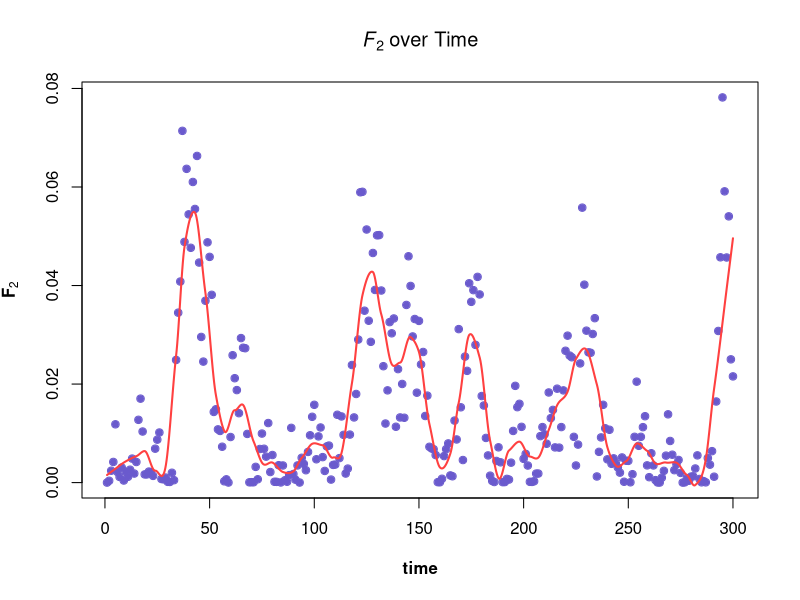
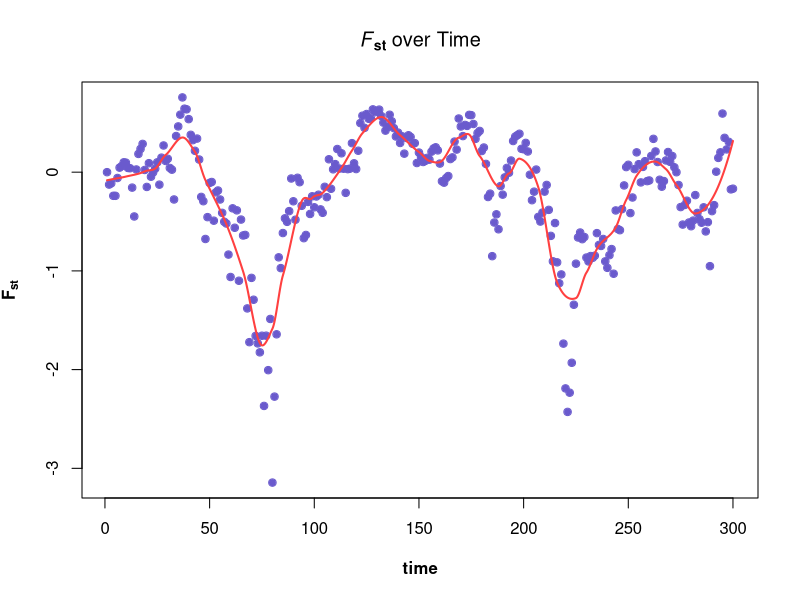
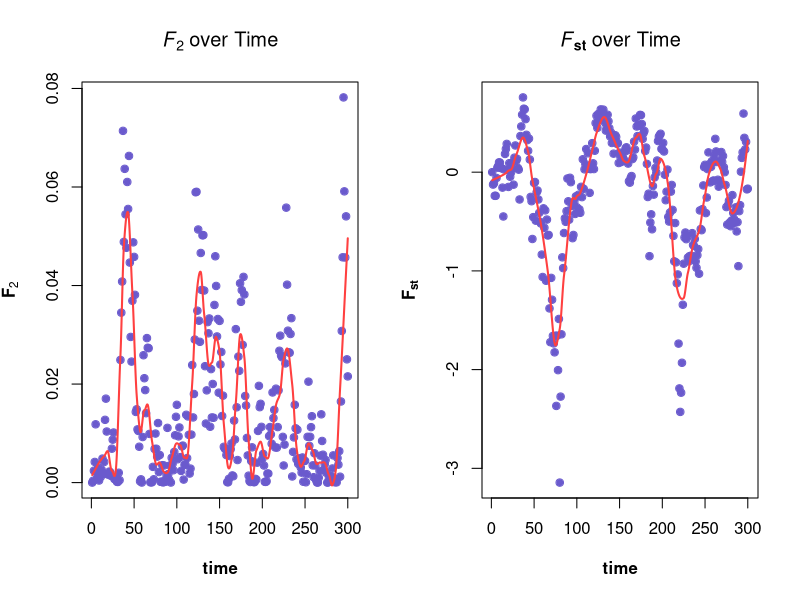

Write the R code that produced these figures, in order.

# F2_simulation <- function(N, a1, b1, m12, m21, p0, num_generations) {
#   # 初始化等位基因频率
#   p_i <- matrix(rep(p0, 2 * num_generations), nrow = 2)
#   
#   for (t in 1:(num_generations - 1)) {
#     # 使用Wright-Fisher模型
#     Z_i <- rbinom(2, 2 * N, p_i[, t])
#     
#     # 考虑突变和迁移后的等位基因频率
#     p1_next <- (1 - m12) * ((1 - a1) * Z_i[1] / (2 * N) + b1 * (1 - Z_i[1] / (2 * N))) + 
#       m21 * ((1 - a1) * Z_i[2] / (2 * N) + b1 * (1 - Z_i[2] / (2 * N)))
#     p2_next <- m12 * ((1 - a1) * Z_i[1] / (2 * N) + b1 * (1 - Z_i[1] / (2 * N))) + 
#       (1 - m21) * ((1 - a1) * Z_i[2] / (2 * N) + b1 * (1 - Z_i[2] / (2 * N)))
#     
#     # 更新频率
#     p_i[1, t + 1] <- p1_next
#     p_i[2, t + 1] <- p2_next
#   }
#   
#   return(p_i)
# }
# 
# # 使用该函数的示例
# N <- 50  # 种群尺寸
# a1 <- 0.01  # A突变为a的概率
# b1 <- 0.02  # a突变为A的概率
# m12 <- 0.05  # 种群1到种群2的迁移率
# m21 <- 0.05  # 种群2到种群1的迁移率
# p0 <- 0.60  # 初始等位基因频率
# num_generations <- 300  # 模拟的代数
# 
# # 调用函数
# set.seed(1)
# F2_matrix <- F2_simulation(N, a1, b1, m12, m21, p0, num_generations)
# 
# 
# population_1_F2 <- as.data.frame(t(F2_matrix)[,1])
# population_1_F2$time <- 1:300 
# colnames(population_1_F2) <-c("P(A)","time")
# p0 <- population_1_F2[population_1_F2$time == 2, 1]
# population_1_F2$F2 <- (population_1_F2[, 1] - p0) ^ 2
# 
# # 应用Loess平滑拟合
# loess_fit <- loess(F2 ~ time, data = population_1_F2, span = 0.1)  # span 控制拟合的平滑程度
# # 预测并绘制拟合曲线
# t_vals <- seq(min(population_1_F2$time), max(population_1_F2$time), length.out = 1000)
# preds <- predict(loess_fit, newdata = data.frame(time = t_vals))
# 
# # 绘制单个散点图
# plot(population_1_F2$time, population_1_F2$F2,
#      col = "slateblue",   # 外环颜色
#      pch = 21,            # 空心点类型
#      xlab = "time", 
#      ylab = "F-2", 
#      main = "F-2-statistic over time",
#      font.lab = 2
# )
# # 添加内填充的点
# points(population_1_F2$time, population_1_F2$F2,
#        col = "slateblue",   # 内填充颜色，这是一个浅蓝色
#        pch = 21,
#        bg = "slateblue",    # bg参数设置背景填充颜色
#        cex = 0.8)         # cex参数使内部点比外部点小
# lines(t_vals, preds, col = "brown1", lwd = 2)

#扩展到K个亚种群

F_simulation <- function(N, K, a1, b1, m_ij, p0, num_generations) {
  # 确保迁移率矩阵是 K x K 的
  if(dim(m_ij)[1] != K || dim(m_ij)[2] != K) {
    stop("The migration matrix m_ij must be a K x K matrix.")
  }
  # 初始化等位基因频率
  p_i <- matrix(rep(p0, K * num_generations), nrow = K)
  
  for (t in 1:(num_generations - 1)) {
    # 使用Wright-Fisher模型
    Z_i <- rbinom(K, 2 * N, p_i[, t])
    
    # 考虑突变和迁移后的等位基因频率
    for (i in 1:K) {
      migrant_freq <- 0
      for (j in 1:K) {
        migrant_freq <- migrant_freq + m_ij[i, j] * ((1 - a1) * Z_i[j] / (2 * N) + b1 * (1 - Z_i[j] / (2 * N)))
      }
      p_i[i, t + 1] <- migrant_freq
    }
  }
  
  return(p_i)
}


N <- 50  # 种群尺寸
a1 <- 0.01  # A突变为a的概率
b1 <- 0.02  # a突变为A的概率

# 迁移率矩阵的初始化，4个种群
m_ij <- matrix(0, nrow = 4, ncol = 4)

# 假设其他迁移率为非零值，这里用示例值填充
# 您需要根据实际情况调整这些值
m_ij[1, 3] <- 0.03  # 从种群3到种群1的迁移率
m_ij[1, 4] <- 0.02  # 从种群4到种群1的迁移率
m_ij[2, 3] <- 0.02  # 从种群3到种群2的迁移率
m_ij[2, 4] <- 0.03  # 从种群4到种群2的迁移率
m_ij[3, 1] <- m_ij[3, 2] <- m_ij[3, 4] <- m_ij[4, 1] <- m_ij[4, 2] <- m_ij[4, 3] <- 0.05
m_ij[3, 3] <- m_ij[4, 4] <- 0.85
m_ij[1, 1] <- m_ij[2, 2] <- 0.95

p0 <- 0.6  # 初始等位基因频率
num_generations <- 300  # 模拟的代数


set.seed(1)
# 调用函数
F_matrix <- F_simulation(N, 4, a1, b1, m_ij, p0, num_generations)
#write.csv(F_matrix, file = "path/F_matrix.csv", row.names = FALSE)

population_1_2 <- as.data.frame(t(F_matrix)[,1:2])
population_1_2$time <- 1:num_generations 
colnames(population_1_2) <-c("P(A1)","P(A2)","time")
population_1_2$Population1_F2 <- (population_1_2[, 1] - p0) ^ 2
population_1_2$Population2_F2 <- (population_1_2[, 2] - p0) ^ 2
population_1_2$Fst <- (population_1_2[, 1] - population_1_2[, 2]) / (1 - population_1_2[, 2])

# 应用Loess平滑拟合
loess_fit <- loess(Population1_F2 ~ time, data = population_1_2, span = 0.1)  # span 控制拟合的平滑程度
# 预测并绘制拟合曲线
t_vals <- seq(min(population_1_2$time), max(population_1_2$time), length.out = 1000)
preds <- predict(loess_fit, newdata = data.frame(time = t_vals))

# 绘制单个散点图
plot(population_1_2$time, population_1_2$Population1_F2,
     col = "slateblue",   # 外环颜色
     pch = 21,            # 空心点类型
     xlab = "time",
     ylab = expression(bold(F[2])),
     main = expression(italic(F[bold(2)]) ~ "over Time"),
     font.lab = 2
)
# 添加内填充的点
points(population_1_2$time, population_1_2$Population1_F2,
       col = "slateblue",   # 内填充颜色，这是一个浅蓝色
       pch = 21,
       bg = "slateblue",    # bg参数设置背景填充颜色
       cex = 0.8)         # cex参数使内部点比外部点小
lines(t_vals, preds, col = "brown1", lwd = 2)

# # 应用Loess平滑拟合
# loess_fit_2 <- loess(Population2_F2 ~ time, data = population_1_2, span = 0.1)  # span 控制拟合的平滑程度
# # 预测并绘制拟合曲线
# t_vals_2 <- seq(min(population_1_2$time), max(population_1_2$time), length.out = 1000)
# preds_2 <- predict(loess_fit_2, newdata = data.frame(time = t_vals))
# 
# # 绘制单个散点图
# plot(population_1_2$time, population_1_2$Population2_F2,
#      col = "slateblue",   # 外环颜色
#      pch = 21,            # 空心点类型
#      xlab = "time",
#      ylab = "F-2",
#      main = "F-2-statistic over time",
#      font.lab = 2
# )
# # 添加内填充的点
# points(population_1_2$time, population_1_2$Population2_F2,
#        col = "slateblue",   # 内填充颜色，这是一个浅蓝色
#        pch = 21,
#        bg = "slateblue",    # bg参数设置背景填充颜色
#        cex = 0.8)         # cex参数使内部点比外部点小
# lines(t_vals_2, preds_2, col = "brown1", lwd = 2)



# 应用Loess平滑拟合
loess_fit_st <- loess(Fst ~ time, data = population_1_2, span = 0.15)  # span 控制拟合的平滑程度
# 预测并绘制拟合曲线
t_vals_st <- seq(min(population_1_2$time), max(population_1_2$time), length.out = 1000)
preds_st <- predict(loess_fit_st, newdata = data.frame(time = t_vals_st))

plot(population_1_2$time, population_1_2$Fst,
     col = "slateblue",   # 外环颜色
     pch = 21,            # 空心点类型
     xlab = "time", 
     ylab = expression(bold(F[st])),
     main = expression(italic(F[italic(bold(st))]) ~ "over Time"),
     font.lab = 2)
# 添加内填充的点
points(population_1_2$time, population_1_2$Fst,
       col = "slateblue",   # 内填充颜色，这是一个浅蓝色
       pch = 21,
       bg = "slateblue",    # bg参数设置背景填充颜色
       cex = 0.8)         # cex参数使内部点比外部点小

lines(t_vals_st, preds_st, col = "brown1", lwd = 2)


par(mfrow= c(1,2))
plot(population_1_2$time, population_1_2$Population1_F2,
     col = "slateblue",   # 外环颜色
     pch = 21,            # 空心点类型
     xlab = "time",
     ylab = expression(bold(F[2])),
     main = expression(italic(F[bold(2)]) ~ "over Time"),
     font.lab = 2
)
# 添加内填充的点
points(population_1_2$time, population_1_2$Population1_F2,
       col = "slateblue",   # 内填充颜色，这是一个浅蓝色
       pch = 21,
       bg = "slateblue",    # bg参数设置背景填充颜色
       cex = 0.8)         # cex参数使内部点比外部点小
lines(t_vals, preds, col = "brown1", lwd = 2)

plot(population_1_2$time, population_1_2$Fst,
     col = "slateblue",   # 外环颜色
     pch = 21,            # 空心点类型
     xlab = "time", 
     ylab = expression(bold(F[st])),
     main = expression(italic(F[italic(bold(st))]) ~ "over Time"),
     font.lab = 2)
# 添加内填充的点
points(population_1_2$time, population_1_2$Fst,
       col = "slateblue",   # 内填充颜色，这是一个浅蓝色
       pch = 21,
       bg = "slateblue",    # bg参数设置背景填充颜色
       cex = 0.8)         # cex参数使内部点比外部点小

lines(t_vals_st, preds_st, col = "brown1", lwd = 2)